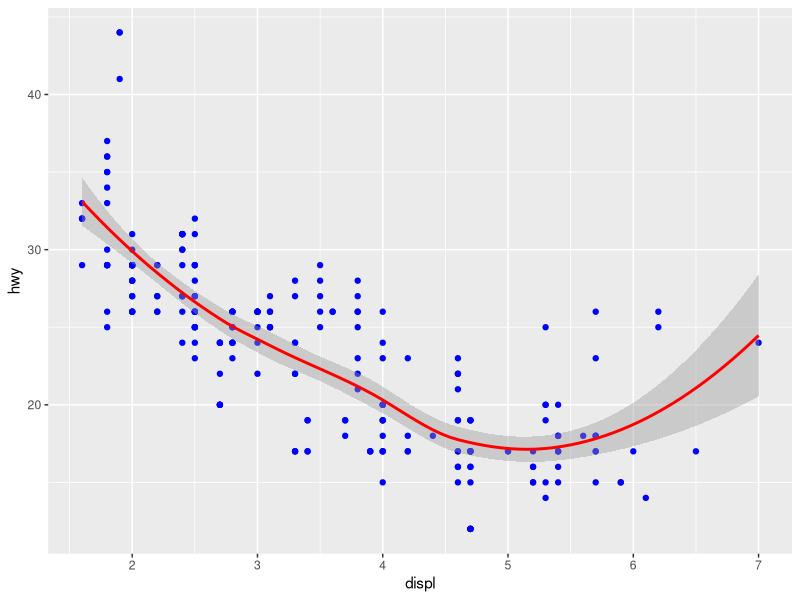
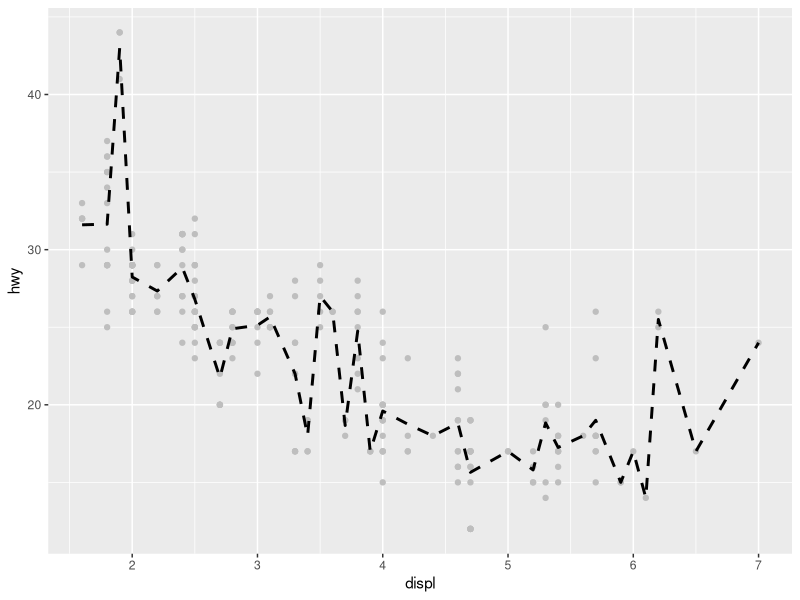

R code for these plots, in order:
## ---- chunk 1
library(ggplot2)

ggplot(mpg, aes(x = displ, y = hwy)) +
  geom_point(color = "blue") +
  geom_smooth(color = "red")
## ---- chunk 2
ggplot(mpg, aes(displ, hwy)) + 
  geom_point(color = "grey") + 
  stat_summary(fun.y = "mean", geom = "line", size = 1, linetype = "dashed")
